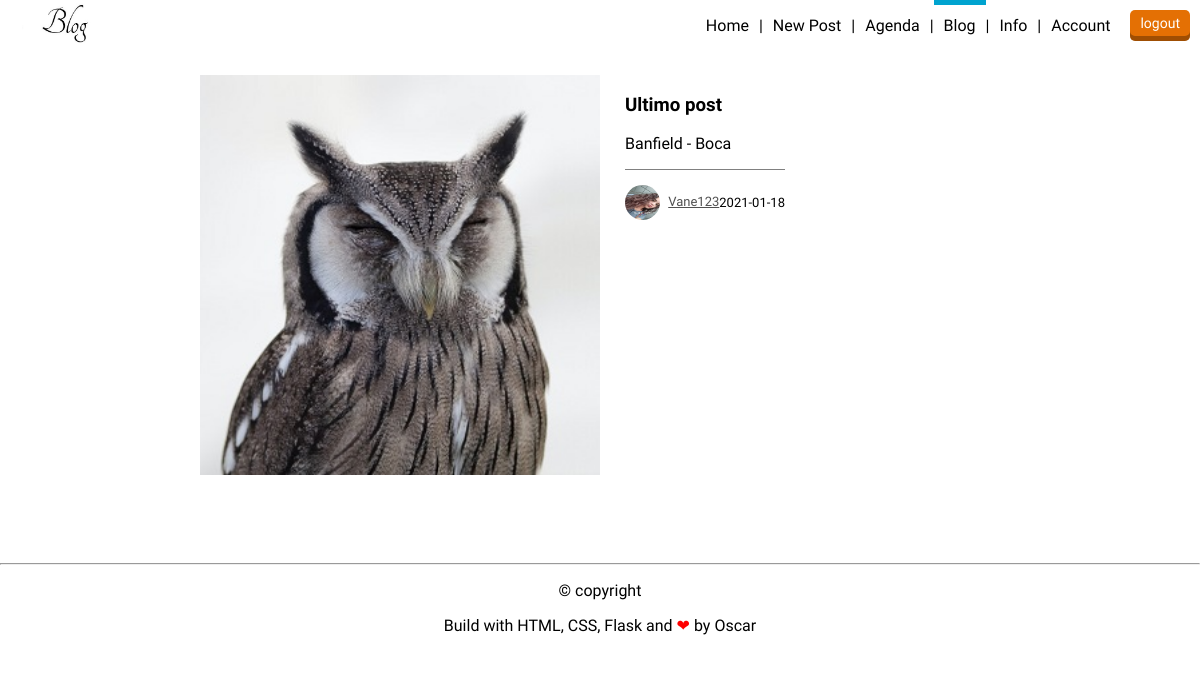
The app's page /post/1 (signed in) with its own data.
### flaskblog/models.py (models this page shows, shortened)
class Post(db.Model):
    id = db.Column(db.Integer, primary_key=True)
    title = db.Column(db.String(100), nullable=False)
    date_posted = db.Column(db.DateTime, nullable=False, default=datetime.utcnow)
    content = db.Column(db.Text, nullable=False)
    user_id = db.Column(db.Integer, db.ForeignKey('user.id'), nullable=False)

class User(db.Model, UserMixin):
    id = db.Column(db.Integer, primary_key=True)
    username = db.Column(db.String(20), unique=True, nullable=False)
    email = db.Column(db.String(120), unique=True, nullable=False)
    image_file = db.Column(db.String(20), nullable=False, default='default.jpg')
    bio = db.Column(db.String(500), nullable=True, default=' ')
    facebook = db.Column(db.String(120), nullable=True, default=' ')
    twitter = db.Column(db.String(120), nullable=True, default=' ')
    password = db.Column(db.String(60), nullable=True, default=' ')
    posts = db.relationship('Post', backref='author', lazy=True)

### flaskblog/posts/routes.py (the view)
@posts.route("/post/<int:post_id>")
@login_required
def post(post_id):
    post = Post.query.get_or_404(post_id)
    return render_template('post.html', title=post.title, post=post)

### flaskblog/models.py (called while the page is built)
@login_manager.user_loader
def load_user(user_id):
    return User.query.get(int(user_id))

### flaskblog/templates/post.html (shortened to what this page needs)
{% extends "layout.html" %}
{% block content %}
    <header>
        <a href="{{ url_for('main.home') }}">
            <img src="{{ url_for('static', filename='profile_pics/logo.jpg') }}" alt="logo" height="40">
        </a>
        <div class="header-right">
            {% if current_user.is_authenticated %}
            <nav>
                <ul>
                    <li><a href="{{ url_for('main.home') }}">Home</a></li>
                    <li><a href="{{ url_for('posts.new_post') }}">New Post</a></li>
                    <li><a href="{{ url_for('users.agenda') }}">Agenda</a></li>
                    <li><a class="is-active" href="{{ url_for('main.home') }}">Blog</a></li>
                    <li><a href="#">Info</a></li>
                    <li><a href="{{ url_for('users.account') }}">Account</a></li>
                </ul>
            </nav>
                <a href="{{ url_for('users.logout') }}" class="button red">logout</a>
            {% endif %}
        </div>
    </header>
    <div class="formulario">
        <div class="col3">
            <img src="{{ url_for('static', filename='profile_pics/img6.jpg') }}" alt="img6" width="400" height="400">
        </div>
        <div class="description">
            <h3>{{ post.title }}</h3>
            <p class="article-content">{{ post.content }}</p>
            <div class="autor">
                <p>
                    <img src="{{ url_for('static', filename='profile_pics/' + post.author.image_file) }}"
                        alt="default" width="35px" height="35px"><span>
                        <a href="{{ url_for('users.user_posts', username=post.author.username) }}">{{ post.author.username }}</a></span>
                </p>
                <span>{{ post.date_posted.strftime('%Y-%m-%d') }}</span>
            </div>
        </div>
    </div>
{% endblock content %}

### flaskblog/static/estilo.css (style rules this page uses)
body { font-family: 'allerta', sans-serif; margin: 0; color: #515151; }
a { color: #515151; }
header { background: white; height: 50px; padding: 0 10px; display: flex; justify-content: space-between; align-items: center; }
.header-right { height: inherit; display: flex; align-items: center; }
.header-right .button { margin-left: 10px; }
.button { background: gray; box-shadow: inset 0 -5px 0 rgba(0, 0, 0, .3); font-size: 14px; padding: 5px 10px 10px 10px; border-radius: 5px; text-decoration: none; color: white; transition: .2s; }
.button.red { background: #e47004; border-color: #e47004; }
nav { height: inherit; margin: 0; }
nav ul { margin: 0; height: inherit; }
nav ul { display: flex; }
nav li { list-style: none; color: black; height: inherit; display: flex; align-items: center; }
nav li:after { content: "|"; display: inline-block; }
nav li:last-child:after { display: none; }
nav a { color: black; text-decoration: none; height: inherit; display: flex; padding: 0 10px; align-items: center; }
nav a.is-active { box-shadow: inset 0 5px 0 #00a3cf; }
.autor { display: flex; justify-content: space-between; align-items: center; font-size: 13px; border-top: 1px solid gray; padding-top: 15px; }
.autor img { border-radius: 50%; vertical-align: middle; margin-right: 5px; }
.autor p { margin: 0; }
.formulario { display: flex; width: 1000px; height: 460px; color: black; margin: 25px 0 0 200px; }
.col3, .col4 { display: flex; flex-direction: column; }
.col3 { margin-right: 25px; }
.article-content { white-space: pre-line; }

### records on screen
Post: title "Ultimo post", content "Banfield - Boca", date_posted "2021-01-18"
User: image_file (picture), author.username "Vane123"
